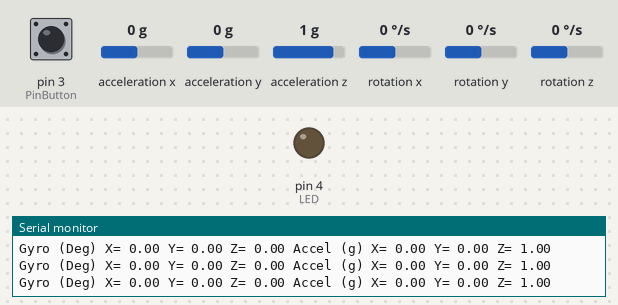
A sketch run on a simulated Arduino Uno, built with avr-gcc and run on an emulated ATmega328P. On the bench: output pins drawn as LEDs (lit = HIGH), the last lines printed to the serial monitor. Wiring (inferred from the names in the program): MPU-6050 motion sensor at I2C address 0x68. The test bench sets the inputs (shaded band); at power-on: pin 3 (PinButton) HIGH, acceleration x 0 g, acceleration y 0 g, acceleration z 1 g, rotation x 0 °/s, rotation y 0 °/s, rotation z 0 °/s.

Above: at 1.3 s.
1.4 s: pin 3 (PinButton) pulled LOW for 0.6 s
At 1.9 s:
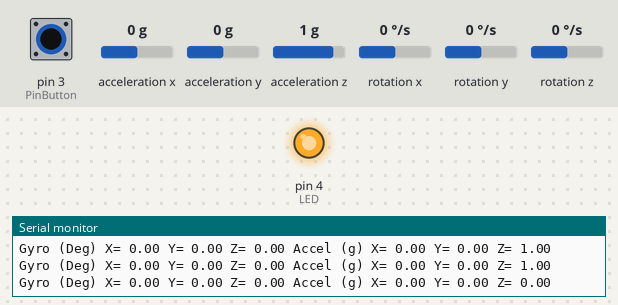
3.5 s: pin 3 (PinButton) pulled LOW for 3.2 s
At 7.8 s:
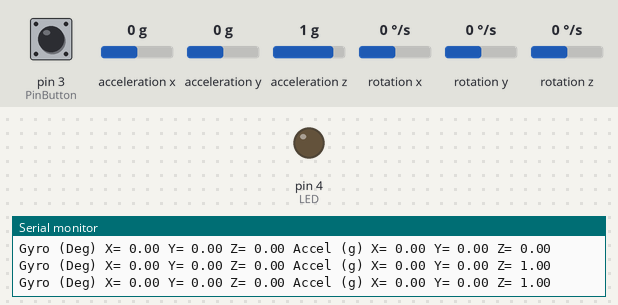
8.6 s: pin 3 (PinButton) driven LOW
At 9.7 s:
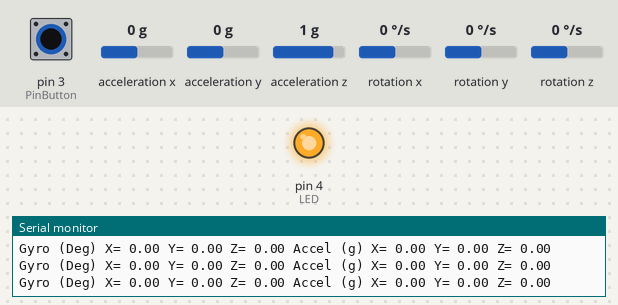
11.6 s: pin 3 (PinButton) driven HIGH
At 12.2 s:
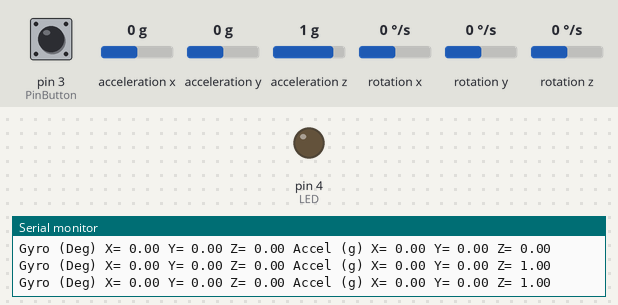
Timing chart, 0 to 14.1 s (numbered marks = the images above; inputs shaded):
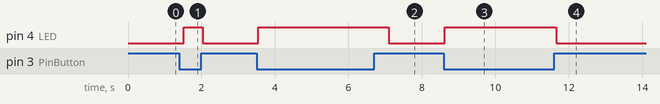

Measured:
- after the input at 1.4 s, pin 4 (LED): LOW → HIGH after 0.12 s, → LOW 0.51 s later
- after the input at 3.5 s, pin 4 (LED): LOW → HIGH after 0.05 s, → LOW 3.5 s later
- after the input at 8.6 s, pin 4 (LED): LOW → HIGH at once
- after the input at 11.6 s, pin 4 (LED): HIGH → LOW after 0.05 s

The sketch:

PositionLogger.ino
```cpp
/*
 * Capstone II Project
 * This program gathers input data from a pressure sensor to track
 * it's position, speed, and time
 *
 * MPU6050 Datasheet: https://www.invensense.com/wp-content/uploads/2015/02/MPU-6000-Register-Map1.pdf
 */
#include <Wire.h>

const int PinButton = 3;
const int LED = 4;

long aX, aY, aZ;
float fX, fY, fZ;

long gX, gY, gZ;
float rotX, rotY, rotZ;

void setup() {
  pinMode(PinButton, INPUT);
  digitalWrite(PinButton, HIGH);
  pinMode(LED, OUTPUT);

  Serial.begin(9600);
  Wire.begin();
  setupIMU();

}

void loop() {
  if (digitalRead(PinButton) == LOW) {
    digitalWrite(LED, HIGH);

    resetToOrigin();
    printData();
    delay(500);

  } else {
    digitalWrite(LED, LOW);
    recordAccelData();
    recordGyroData();
    printData();
    delay(500);
  }


}

void resetToOrigin() {
  Wire.beginTransmission(0b1101000);
  Wire.write(0x3B);
  Wire.endTransmission();
  Wire.requestFrom(0b1101000, 6);

  while(Wire.available() < 6);
  aX = Wire.read() << 0b0000000;
  aY = Wire.read() << 0b0000000;
  aZ = Wire.read() << 0b0000000;

  processAccelData();
}

void setupIMU() {
  Wire.beginTransmission(0b1101000); //7-bit address of I2C MPU change LSB 0/1 - low/high
  Wire.write(0x6B); //register 6B
  Wire.write(0b0000000); //sleep register set to 0
  Wire.endTransmission();

  Wire.beginTransmission(0b1101000); //access address of IMU
  Wire.write(0x1B); //accessing gyroscope register
  Wire.write(0xb0000000); //setting range of gyro o/p to +/- 250d/s
  Wire.endTransmission();

  Wire.beginTransmission(0b1101000);
  Wire.write(0x1C); //registering accelerometer
  Wire.write(0xb0000000); //setting range of accelerometer to +/- 2g
  Wire.endTransmission();
}

void recordAccelData() {
  Wire.beginTransmission(0b1101000);
  Wire.write(0x3B);
  Wire.endTransmission();
  Wire.requestFrom(0b1101000, 6); //request data from the acclerometer x,y,z

  while(Wire.available() < 6);
  aX = Wire.read() << 8|Wire.read();
  aY = Wire.read() << 8|Wire.read();
  aZ = Wire.read() << 8|Wire.read();
  processAccelData();
}

void processAccelData() {
  //16384 represents the sensitivity of the accelerometer to +/- 2g
  fX = aX / 16384.0;
  fY = aY / 16384.0;
  fZ = aZ / 16384.0;
}

void recordGyroData() {
  Wire.beginTransmission(0b1101000);
  Wire.write(0x43);
  Wire.endTransmission();
  Wire.requestFrom(0b1101000, 6);

  while(Wire.available() < 6);
  gX = Wire.read() << 8|Wire.read();
  gY = Wire.read() << 8|Wire.read();
  gZ = Wire.read() << 8|Wire.read();
  processGyroData();
}

void processGyroData() {
//uncomment to adjust sensitivity

  //sensitivity +/- 250 dg/s
  rotX = gX / 131.0;
  rotY = gY / 131.0;
  rotZ = gZ / 131.0;

  //sensitivity +/- 500 dg/s
  /*
  rotX = gX / 65.5;
  rotY = gY / 65.5;
  rotZ = gZ / 65.5;
  */

  //sensitivity +/- 1000 dg/s
  /*
  rotX = gX / 32.8;
  rotY = gY / 32.8;
  rotZ = gZ / 32.8;
  */

  //sensitivity +/- 2000 dg/s
  /*
  rotX = gX / 16.4;
  rotY = gY / 16.4;
  rotZ = gZ / 16.4;
  */
}

void printData() {
  Serial.print("Gyro (Deg)");
  Serial.print(" X= ");
  Serial.print(rotX);

  Serial.print(" Y= ");
  Serial.print(rotY);

  Serial.print(" Z= ");
  Serial.print(rotZ);

  Serial.print(" Accel (g)");
  Serial.print(" X= ");
  Serial.print(fX);

  Serial.print(" Y= ");
  Serial.print(fY);

  Serial.print(" Z= ");
  Serial.print(fZ);
  Serial.println();
}
```
